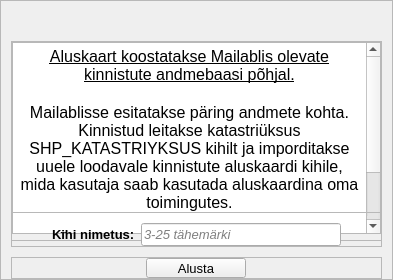
                  <widget class="QFrame" name="frSync_Tools">
                   <property name="sizePolicy">
                    <sizepolicy hsizetype="Preferred" vsizetype="Fixed">
                     <horstretch>0</horstretch>
                     <verstretch>0</verstretch>
                    </sizepolicy>
                   </property>
                   <property name="minimumSize">
                    <size>
                     <width>0</width>
                     <height>280</height>
                    </size>
                   </property>
                   <property name="maximumSize">
                    <size>
                     <width>16777215</width>
                     <height>0</height>
                    </size>
                   </property>
                   <property name="frameShape">
                    <enum>QFrame::StyledPanel</enum>
                   </property>
                   <property name="frameShadow">
                    <enum>QFrame::Raised</enum>
                   </property>
                   <layout class="QVBoxLayout" name="verticalLayout_140">
                    <property name="spacing">
                     <number>10</number>
                    </property>
                    <property name="leftMargin">
                     <number>10</number>
                    </property>
                    <property name="topMargin">
                     <number>0</number>
                    </property>
                    <property name="rightMargin">
                     <number>10</number>
                    </property>
                    <property name="bottomMargin">
                     <number>0</number>
                    </property>
                    <item>
                     <widget class="QFrame" name="frame_5">
                      <property name="minimumSize">
                       <size>
                        <width>0</width>
                        <height>200</height>
                       </size>
                      </property>
                      <property name="maximumSize">
                       <size>
                        <width>16777215</width>
                        <height>120</height>
                       </size>
                      </property>
                      <property name="frameShape">
                       <enum>QFrame::StyledPanel</enum>
                      </property>
                      <property name="frameShadow">
                       <enum>QFrame::Raised</enum>
                      </property>
                      <layout class="QVBoxLayout" name="verticalLayout_150">
                       <property name="spacing">
                        <number>0</number>
                       </property>
                       <property name="leftMargin">
                        <number>0</number>
                       </property>
                       <property name="topMargin">
                        <number>0</number>
                       </property>
                       <property name="rightMargin">
                        <number>0</number>
                       </property>
                       <property name="bottomMargin">
                        <number>0</number>
                       </property>
                       <item alignment="Qt::AlignTop">
                        <widget class="QTextEdit" name="textEdit_2">
                         <property name="minimumSize">
                          <size>
                           <width>0</width>
                           <height>150</height>
                          </size>
                         </property>
                         <property name="readOnly">
                          <bool>true</bool>
                         </property>
                         <property name="html">
                          <string>&lt;!DOCTYPE HTML PUBLIC &quot;-//W3C//DTD HTML 4.0//EN&quot; &quot;http://www.w3.org/TR/REC-html40/strict.dtd&quot;&gt;
&lt;html&gt;&lt;head&gt;&lt;meta name=&quot;qrichtext&quot; content=&quot;1&quot; /&gt;&lt;style type=&quot;text/css&quot;&gt;
p, li { white-space: pre-wrap; }
&lt;/style&gt;&lt;/head&gt;&lt;body style=&quot; font-family:'MS Shell Dlg 2'; font-size:7.8pt; font-weight:400; font-style:normal;&quot;&gt;
&lt;p align=&quot;center&quot; style=&quot; margin-top:0px; margin-bottom:0px; margin-left:0px; margin-right:0px; -qt-block-indent:0; text-indent:0px;&quot;&gt;&lt;span style=&quot; font-size:12pt; text-decoration: underline;&quot;&gt;Aluskaart koostatakse Mailablis olevate kinnistute andmebaasi põhjal.&lt;/span&gt;&lt;/p&gt;
&lt;p align=&quot;center&quot; style=&quot;-qt-paragraph-type:empty; margin-top:0px; margin-bottom:0px; margin-left:0px; margin-right:0px; -qt-block-indent:0; text-indent:0px; font-size:12pt; text-decoration: underline;&quot;&gt;&lt;br /&gt;&lt;/p&gt;
&lt;p align=&quot;center&quot; style=&quot; margin-top:0px; margin-bottom:0px; margin-left:0px; margin-right:0px; -qt-block-indent:0; text-indent:0px;&quot;&gt;&lt;span style=&quot; font-size:12pt;&quot;&gt;Mailablisse esitatakse päring andmete kohta. Kinnistud leitakse katastriüksus SHP_KATASTRIYKSUS kihilt ja imporditakse uuele loodavale kinnistute aluskaardi kihile, mida kasutaja saab kasutada aluskaardina oma toimingutes.&lt;/span&gt;&lt;/p&gt;
&lt;p align=&quot;center&quot; style=&quot;-qt-paragraph-type:empty; margin-top:0px; margin-bottom:0px; margin-left:0px; margin-right:0px; -qt-block-indent:0; text-indent:0px; font-size:12pt;&quot;&gt;&lt;br /&gt;&lt;/p&gt;
&lt;p align=&quot;center&quot; style=&quot; margin-top:0px; margin-bottom:0px; margin-left:0px; margin-right:0px; -qt-block-indent:0; text-indent:0px;&quot;&gt;&lt;span style=&quot; font-size:12pt; font-weight:600;&quot;&gt;NB! Ära kasuta QGIS enne aluskihi lõplikku moodustumist ning programmi taaskäivitamist!&lt;/span&gt;&lt;/p&gt;
&lt;p align=&quot;center&quot; style=&quot;-qt-paragraph-type:empty; margin-top:0px; margin-bottom:0px; margin-left:0px; margin-right:0px; -qt-block-indent:0; text-indent:0px; font-size:12pt; font-weight:600;&quot;&gt;&lt;br /&gt;&lt;/p&gt;&lt;/body&gt;&lt;/html&gt;</string>
                         </property>
                        </widget>
                       </item>
                      </layout>
                     </widget>
                    </item>
                    <item>
                     <spacer name="verticalSpacer_4">
                      <property name="orientation">
                       <enum>Qt::Vertical</enum>
                      </property>
                      <property name="sizeHint" stdset="0">
                       <size>
                        <width>20</width>
                        <height>40</height>
                       </size>
                      </property>
                     </spacer>
                    </item>
                    <item>
                     <widget class="QFrame" name="frSync_Tols_lblFor_layerName">
                      <property name="frameShape">
                       <enum>QFrame::StyledPanel</enum>
                      </property>
                      <property name="frameShadow">
                       <enum>QFrame::Raised</enum>
                      </property>
                      <layout class="QHBoxLayout" name="horizontalLayout_55">
                       <property name="leftMargin">
                        <number>0</number>
                       </property>
                       <property name="topMargin">
                        <number>10</number>
                       </property>
                       <property name="rightMargin">
                        <number>0</number>
                       </property>
                       <property name="bottomMargin">
                        <number>0</number>
                       </property>
                       <item>
                        <spacer name="horizontalSpacer_13">
                         <property name="orientation">
                          <enum>Qt::Horizontal</enum>
                         </property>
                         <property name="sizeHint" stdset="0">
                          <size>
                           <width>40</width>
                           <height>20</height>
                          </size>
                         </property>
                        </spacer>
                       </item>
                       <item>
                        <widget class="QLabel" name="LblSync_NamOfFutureLayer">
                         <property name="font">
                          <font>
                           <pointsize>10</pointsize>
                           <weight>75</weight>
                           <bold>true</bold>
                          </font>
                         </property>
                         <property name="text">
                          <string>Kihi nimetus:</string>
                         </property>
                        </widget>
                       </item>
                       <item>
                        <widget class="QLineEdit" name="leText_For_Sync_GreateLayerName">
                         <property name="minimumSize">
                          <size>
                           <width>200</width>
                           <height>0</height>
                          </size>
                         </property>
                         <property name="maximumSize">
                          <size>
                           <width>200</width>
                           <height>16777215</height>
                          </size>
                         </property>
                         <property name="font">
                          <font>
                           <pointsize>10</pointsize>
                           <italic>true</italic>
                          </font>
                         </property>
                         <property name="inputMethodHints">
                          <set>Qt::ImhNoAutoUppercase</set>
                         </property>
                         <property name="inputMask">
                          <string/>
                         </property>
                         <property name="text">
                          <string/>
                         </property>
                         <property name="maxLength">
                          <number>25</number>
                         </property>
                         <property name="cursorPosition">
                          <number>0</number>
                         </property>
                         <property name="placeholderText">
                          <string>3-25 tähemärki</string>
                         </property>
                        </widget>
                       </item>
                       <item>
                        <spacer name="horizontalSpacer_27">
                         <property name="orientation">
                          <enum>Qt::Horizontal</enum>
                         </property>
                         <property name="sizeHint" stdset="0">
                          <size>
                           <width>40</width>
                           <height>20</height>
                          </size>
                         </property>
                        </spacer>
                       </item>
                      </layout>
                     </widget>
                    </item>
                    <item>
                     <widget class="QFrame" name="fr_pbSync_holder">
                      <property name="frameShape">
                       <enum>QFrame::StyledPanel</enum>
                      </property>
                      <property name="frameShadow">
                       <enum>QFrame::Raised</enum>
                      </property>
                      <layout class="QVBoxLayout" name="verticalLayout_146">
                       <property name="spacing">
                        <number>0</number>
                       </property>
                       <property name="leftMargin">
                        <number>0</number>
                       </property>
                       <property name="topMargin">
                        <number>0</number>
                       </property>
                       <property name="rightMargin">
                        <number>0</number>
                       </property>
                       <property name="bottomMargin">
                        <number>0</number>
                       </property>
                       <item alignment="Qt::AlignHCenter">
                        <widget class="QPushButton" name="pbSync_start_sync">
                         <property name="minimumSize">
                          <size>
                           <width>100</width>
                           <height>20</height>
                          </size>
                         </property>
                         <property name="maximumSize">
                          <size>
                           <width>100</width>
                           <height>20</height>
                          </size>
                         </property>
                         <property name="font">
                          <font>
                           <pointsize>10</pointsize>
                           <italic>false</italic>
                          </font>
                         </property>
                         <property name="text">
                          <string>Alusta</string>
                         </property>
                        </widget>
                       </item>
                      </layout>
                     </widget>
                    </item>
                   </layout>
                  </widget>
